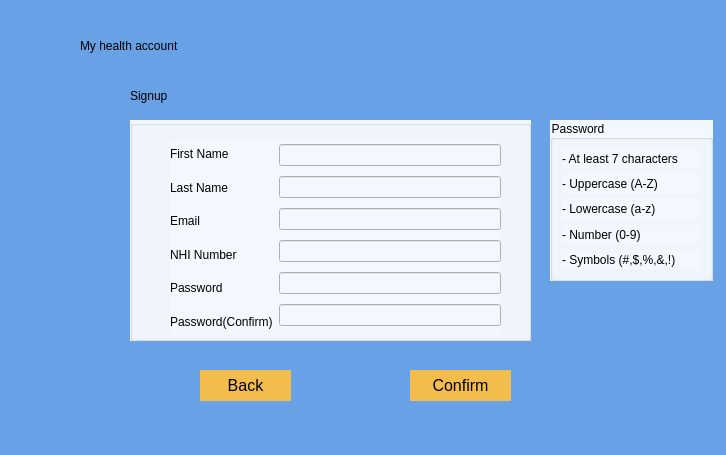
<?xml version="1.0" encoding="UTF-8"?>
<ui version="4.0">
 <class>Signup</class>
 <widget class="QDialog" name="Signup">
  <property name="geometry">
   <rect>
    <x>0</x>
    <y>0</y>
    <width>726</width>
    <height>455</height>
   </rect>
  </property>
  <property name="windowTitle">
   <string>Dialog</string>
  </property>
  <property name="styleSheet">
   <string notr="true">background-color: rgb(104, 161, 229);</string>
  </property>
  <widget class="QLabel" name="label_6">
   <property name="geometry">
    <rect>
     <x>80</x>
     <y>20</y>
     <width>321</width>
     <height>51</height>
    </rect>
   </property>
   <property name="styleSheet">
    <string notr="true">font: 24pt &quot;.AppleSystemUIFont&quot;;
background-color: rgb(104, 161, 229);</string>
   </property>
   <property name="text">
    <string>My health account </string>
   </property>
  </widget>
  <widget class="QLabel" name="label_7">
   <property name="geometry">
    <rect>
     <x>130</x>
     <y>70</y>
     <width>201</width>
     <height>51</height>
    </rect>
   </property>
   <property name="styleSheet">
    <string notr="true">font: 18pt &quot;.AppleSystemUIFont&quot;;
background-color: rgb(104, 161, 229);</string>
   </property>
   <property name="text">
    <string>Signup</string>
   </property>
  </widget>
  <widget class="QGroupBox" name="groupBox">
   <property name="geometry">
    <rect>
     <x>130</x>
     <y>120</y>
     <width>401</width>
     <height>221</height>
    </rect>
   </property>
   <property name="styleSheet">
    <string notr="true">background-color: rgb(242, 248, 253)</string>
   </property>
   <property name="title">
    <string/>
   </property>
   <widget class="QWidget" name="layoutWidget_2">
    <property name="geometry">
     <rect>
      <x>40</x>
      <y>20</y>
      <width>331</width>
      <height>195</height>
     </rect>
    </property>
    <layout class="QHBoxLayout" name="horizontalLayout">
     <item>
      <layout class="QVBoxLayout" name="verticalLayout">
       <item>
        <widget class="QLabel" name="label">
         <property name="styleSheet">
          <string notr="true">background-color: rgb(242, 248, 253)</string>
         </property>
         <property name="text">
          <string>First Name</string>
         </property>
        </widget>
       </item>
       <item>
        <widget class="QLabel" name="label_2">
         <property name="styleSheet">
          <string notr="true">background-color: rgb(242, 248, 253)</string>
         </property>
         <property name="text">
          <string>Last Name</string>
         </property>
        </widget>
       </item>
       <item>
        <widget class="QLabel" name="label_3">
         <property name="styleSheet">
          <string notr="true">background-color: rgb(242, 248, 253)</string>
         </property>
         <property name="text">
          <string>Email</string>
         </property>
        </widget>
       </item>
       <item>
        <widget class="QLabel" name="label_13">
         <property name="styleSheet">
          <string notr="true">background-color: rgb(242, 248, 253)</string>
         </property>
         <property name="text">
          <string>NHI Number</string>
         </property>
        </widget>
       </item>
       <item>
        <widget class="QLabel" name="label_4">
         <property name="styleSheet">
          <string notr="true">background-color: rgb(242, 248, 253)</string>
         </property>
         <property name="text">
          <string>Password</string>
         </property>
        </widget>
       </item>
       <item>
        <widget class="QLabel" name="label_5">
         <property name="styleSheet">
          <string notr="true">background-color: rgb(242, 248, 253)</string>
         </property>
         <property name="text">
          <string>Password(Confirm)</string>
         </property>
        </widget>
       </item>
      </layout>
     </item>
     <item>
      <layout class="QVBoxLayout" name="verticalLayout_2">
       <item>
        <widget class="QLineEdit" name="lineEditFirstName">
         <property name="styleSheet">
          <string notr="true">background-color: rgb(242, 248, 253)</string>
         </property>
        </widget>
       </item>
       <item>
        <widget class="QLineEdit" name="lineEditLastName">
         <property name="styleSheet">
          <string notr="true">background-color: rgb(242, 248, 253)</string>
         </property>
        </widget>
       </item>
       <item>
        <widget class="QLineEdit" name="lineEditEmail">
         <property name="styleSheet">
          <string notr="true">background-color: rgb(242, 248, 253)</string>
         </property>
        </widget>
       </item>
       <item>
        <widget class="QLineEdit" name="lineEditNHINumber">
         <property name="styleSheet">
          <string notr="true">background-color: rgb(242, 248, 253)</string>
         </property>
        </widget>
       </item>
       <item>
        <widget class="QLineEdit" name="lineEditPassword">
         <property name="styleSheet">
          <string notr="true">background-color: rgb(242, 248, 253)</string>
         </property>
        </widget>
       </item>
       <item>
        <widget class="QLineEdit" name="lineEditPasswordConfirm">
         <property name="styleSheet">
          <string notr="true">background-color: rgb(242, 248, 253)</string>
         </property>
        </widget>
       </item>
      </layout>
     </item>
    </layout>
   </widget>
  </widget>
  <widget class="QGroupBox" name="groupBox_2">
   <property name="geometry">
    <rect>
     <x>550</x>
     <y>120</y>
     <width>163</width>
     <height>161</height>
    </rect>
   </property>
   <property name="styleSheet">
    <string notr="true">background-color: rgb(242, 248, 253)</string>
   </property>
   <property name="title">
    <string>Password</string>
   </property>
   <layout class="QVBoxLayout" name="verticalLayout_3">
    <item>
     <widget class="QLabel" name="label_8">
      <property name="styleSheet">
       <string notr="true">background-color: rgb(242, 248, 253)</string>
      </property>
      <property name="text">
       <string>- At least 7 characters</string>
      </property>
     </widget>
    </item>
    <item>
     <widget class="QLabel" name="label_9">
      <property name="styleSheet">
       <string notr="true">background-color: rgb(242, 248, 253)</string>
      </property>
      <property name="text">
       <string>- Uppercase (A-Z)</string>
      </property>
     </widget>
    </item>
    <item>
     <widget class="QLabel" name="label_10">
      <property name="styleSheet">
       <string notr="true">background-color: rgb(242, 248, 253)</string>
      </property>
      <property name="text">
       <string>- Lowercase (a-z)</string>
      </property>
     </widget>
    </item>
    <item>
     <widget class="QLabel" name="label_11">
      <property name="styleSheet">
       <string notr="true">background-color: rgb(242, 248, 253)</string>
      </property>
      <property name="text">
       <string>- Number (0-9)</string>
      </property>
     </widget>
    </item>
    <item>
     <widget class="QLabel" name="label_12">
      <property name="styleSheet">
       <string notr="true">background-color: rgb(242, 248, 253)</string>
      </property>
      <property name="text">
       <string>- Symbols (#,$,%,&amp;,!)</string>
      </property>
     </widget>
    </item>
   </layout>
  </widget>
  <widget class="QPushButton" name="pushButtonBack">
   <property name="geometry">
    <rect>
     <x>200</x>
     <y>370</y>
     <width>91</width>
     <height>31</height>
    </rect>
   </property>
   <property name="styleSheet">
    <string notr="true">QPushButton {

    background-color: rgb(242, 189, 76); 

    border: none; 

    color: rgb(0, 0, 0); 

    font: 16px;

} 

QPushButton:hover { 

    background-color: rgb(245, 149, 66); 

    border: none; 

    color: rgb(0, 43, 255); 

}</string>
   </property>
   <property name="text">
    <string>Back</string>
   </property>
  </widget>
  <widget class="QPushButton" name="pushButtonConfirm">
   <property name="geometry">
    <rect>
     <x>410</x>
     <y>370</y>
     <width>101</width>
     <height>31</height>
    </rect>
   </property>
   <property name="styleSheet">
    <string notr="true">QPushButton {

    background-color: rgb(242, 189, 76); 

    border: none; 

    color: rgb(0, 0, 0); 

    font: 16px;

} 

QPushButton:hover { 

    background-color: rgb(245, 149, 66); 

    border: none; 

    color: rgb(0, 43, 255); 

}</string>
   </property>
   <property name="text">
    <string>Confirm</string>
   </property>
  </widget>
 </widget>
 <resources/>
 <connections/>
</ui>
